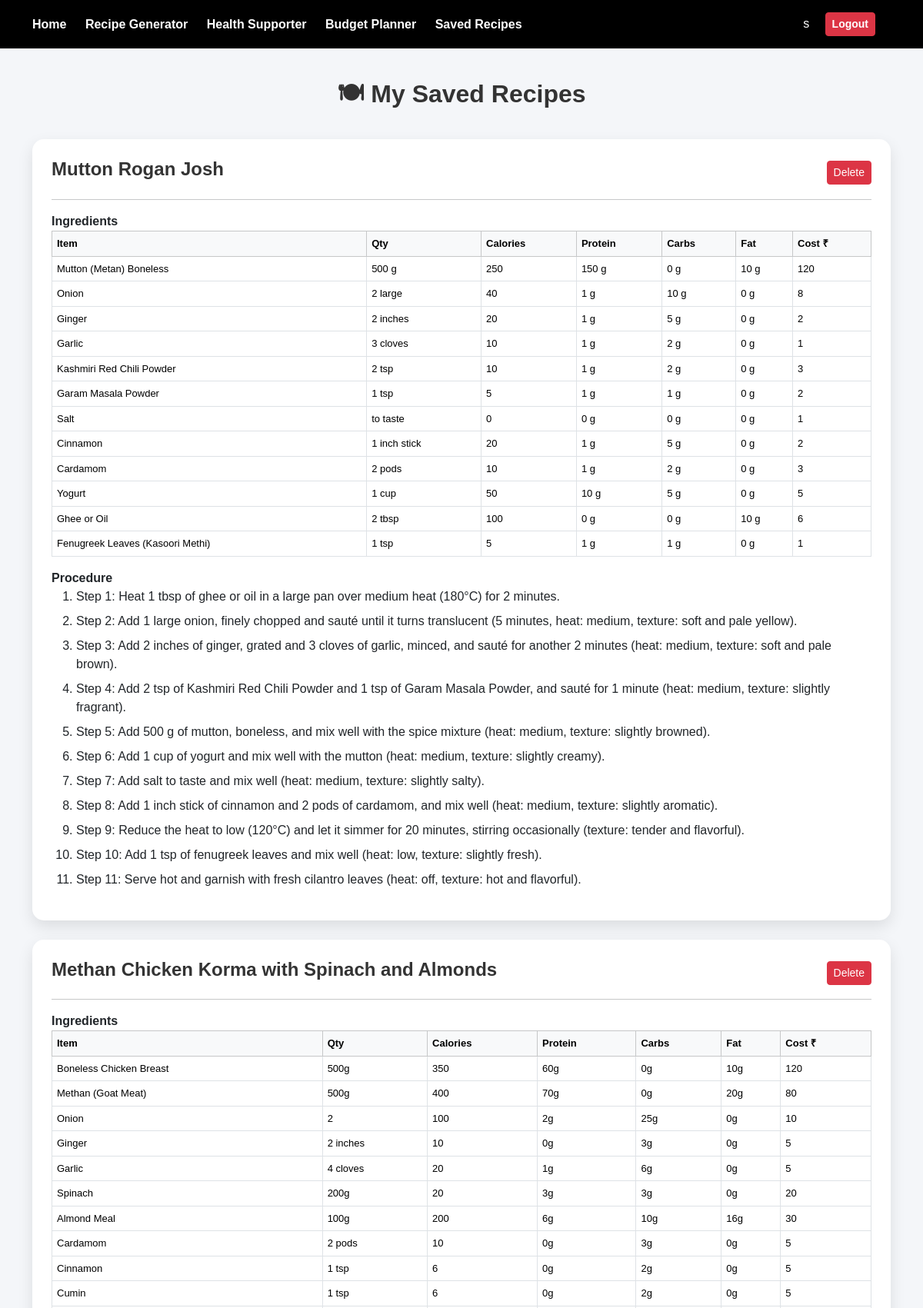
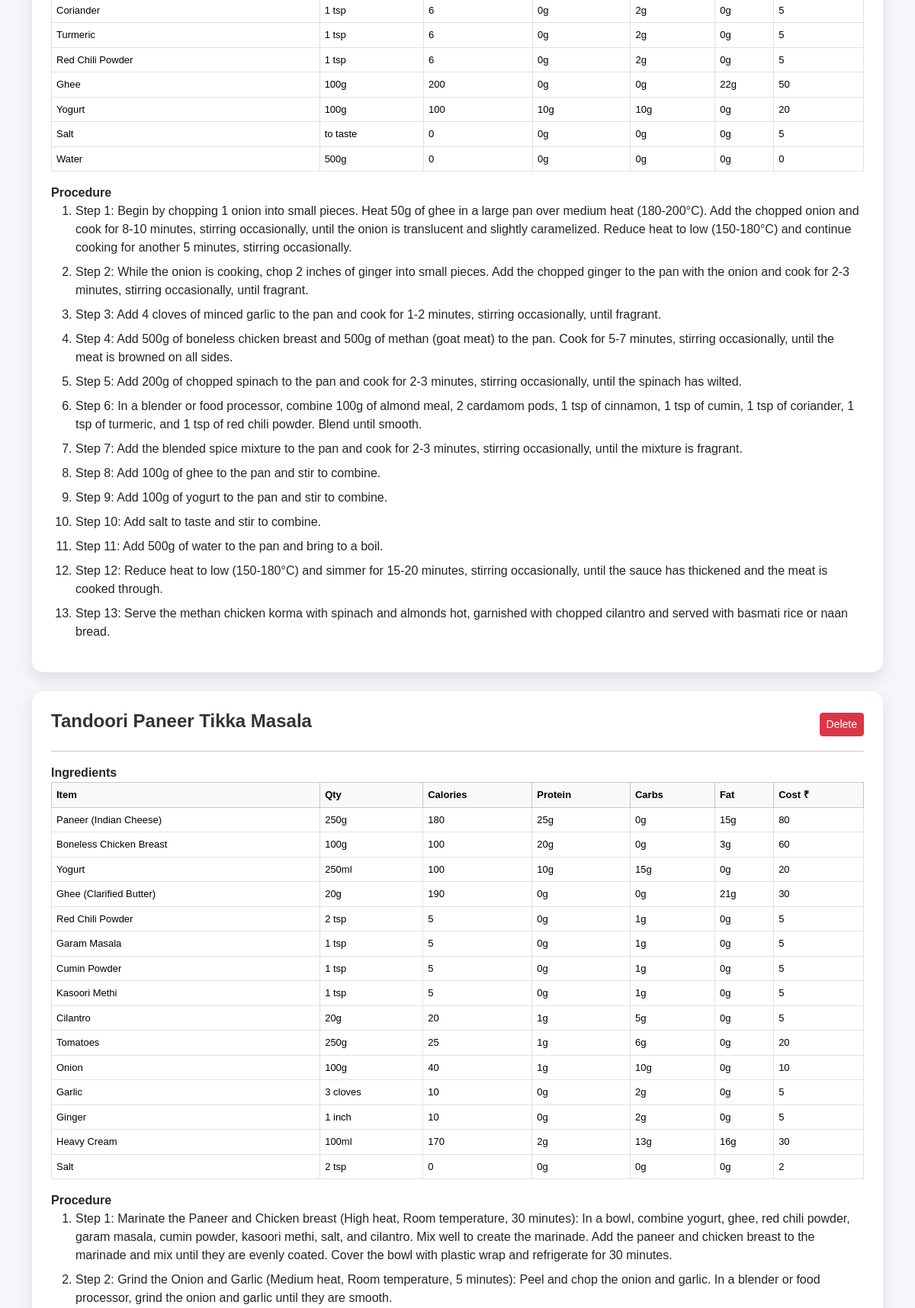
The page /recipes/my_recipes/ (signed in, upper part) on the database its author committed (2 pictures, top to bottom).
### recipes/models.py (models this page shows, shortened)
class Recipe(models.Model):
    user = models.ForeignKey(User, on_delete=models.CASCADE)
    title = models.CharField(max_length=200)
    ingredients = models.TextField()
    generated_recipe = models.TextField()
    created_at = models.DateTimeField(auto_now_add=True)

### recipes/views.py (the view)
# urls.py: path("my_recipes/", views.my_recipes, name="saved_recipes"),
@login_required
def my_recipes(request):
    recipes = Recipe.objects.filter(
        user=request.user
    ).order_by("-created_at")
    for r in recipes:
        try:
            r.parsed_recipe = json.loads(r.generated_recipe)
        except:
            r.parsed_recipe = None
    return render(request, "recipes/my_recipes.html", {
        "recipes": recipes
    })

### recipes/templates/recipes/my_recipes.html (shortened to what this page needs)
<!DOCTYPE html>
<html>
<head>
    <link href="https://cdn.jsdelivr.net/npm/bootstrap@5.3.2/dist/css/bootstrap.min.css" rel="stylesheet">
</head>
<body>
<nav class="navbar p-3">
    <div class="container d-flex justify-content-between">
        <div>
            <a href="{% url 'home' %}">Home</a>
            <a href="{% url 'recipe_generator' %}">Recipe Generator</a>
            <a href="{% url 'health_supporter' %}">Health Supporter</a>
            <a href="{% url 'shopping_list' %}">Budget Planner</a>
            <a href="{% url 'saved_recipes' %}">Saved Recipes</a>
        </div>
        <div>
            <span class="text-white me-3">
                {{ user.username }}
            </span>
            <a class="btn btn-danger btn-sm"
               href="{% url 'logout' %}">
               Logout
            </a>
        </div>
    </div>
</nav>
<div class="container">
    <h2 class="page-title">🍽 My Saved Recipes</h2>
    {% for recipe in recipes %}
        <div class="recipe-card">
            <div class="recipe-header">
                <h4 class="recipe-title">{{ recipe.title }}</h4>
                <a href="{% url 'delete_recipe' recipe.id %}"
                   class="btn btn-danger btn-sm delete-btn"
                   onclick="return confirm('Are you sure you want to delete this recipe?');">
                   Delete
                </a>
            </div>
            <hr>
            {% if recipe.parsed_recipe %}
                <div class="section-title">Ingredients</div>
                <table class="table table-bordered table-sm small-table">
                    <thead class="table-light">
                        <tr>
                            <th>Item</th>
                            <th>Qty</th>
                            <th>Calories</th>
                            <th>Protein</th>
                            <th>Carbs</th>
                            <th>Fat</th>
                            <th>Cost ₹</th>
                        </tr>
                    </thead>
                    <tbody>
                        {% for item in recipe.parsed_recipe.ingredients %}
                        <tr>
                            <td>{{ item.item }}</td>
                            <td>{{ item.quantity }}</td>
                            <td>{{ item.calories }}</td>
                            <td>{{ item.protein }}</td>
                            <td>{{ item.carbs }}</td>
                            <td>{{ item.fat }}</td>
                            <td>{{ item.cost }}</td>
                        </tr>
                        {% endfor %}
                    </tbody>
                </table>
                <div class="section-title">Procedure</div>
                <ol>
                    {% for step in recipe.parsed_recipe.steps %}
                        <li style="margin-bottom:8px;">{{ step }}</li>
                    {% endfor %}
                </ol>
            {% else %}
                <p class="text-muted">Recipe data not available.</p>
            {% endif %}
        </div>
    {% empty %}
        <p class="no-recipes">No recipes saved yet.</p>
    {% endfor %}
</div>
</body>
</html>

### recipes/templates/recipes/my_recipes.html (style rules this page uses)
body { margin: 0; font-family: 'Poppins', sans-serif; background: #f4f6f9; }
.navbar { background: #000; }
.navbar a { color: white !important; margin-right: 20px; font-weight: 600; text-decoration: none; }
.page-title { text-align: center; margin: 40px 0; font-weight: 700; color: #333; }
.recipe-card { background: white; border-radius: 15px; padding: 25px; margin-bottom: 25px; box-shadow: 0 8px 20px rgba(0,0,0,0.1); transition: 0.3s; }
.recipe-header { display: flex; justify-content: space-between; align-items: center; }
.recipe-title { color: #333; font-weight: 700; }
.delete-btn { font-size: 14px; }
.section-title { font-weight: 600; margin-top: 15px; }
.small-table th, .small-table td { font-size: 13px; padding: 6px; }

### rows shown on the page
Recipe: title "Mutton Rogan Josh", item "Mutton (Metan) Boneless" "Onion" "Ginger" "Garlic" "Kashmiri Red Chili Powder" "Garam Masala Powder" "Salt" "Cinnamon" "Cardamom" "Yogurt" "Ghee or Oil" "Fenugreek Leaves (Kasoori Methi)", quantity "500 g" "2 large" "2 inches" "3 cloves" "2 tsp" "1 tsp" "to taste" "1 inch stick" "2 pods" "1 cup" "2 tbsp" "1 tsp", calories "250" "40" "20" "10" "10" "5" "0" "20" "10" "50" "100" "5", protein "150 g" "1 g" "1 g" "1 g" "1 g" "1 g" "0 g" "1 g" "1 g" "10 g" "0 g" "1 g", carbs "0 g" "10 g" "5 g" "2 g" "2 g" "1 g" "0 g" "5 g" "2 g" "5 g" "0 g" "1 g", fat "10 g" "0 g" "0 g" "0 g" "0 g" "0 g" "0 g" "0 g" "0 g" "0 g" "10 g" "0 g", cost "120" "8" "2" "1" "3" "2" "1" "2" "3" "5" "6" "1", steps "Step 1: Heat 1 tbsp of ghee or oil in a large pan over medium heat (180°C) for 2 minutes." "Step 2: Add 1 large onion, finely chopped and sauté until it turns translucent (5 minutes, heat: medium, texture: soft and pale yellow)." "Step 3: Add 2 inches of ginger, grated and 3 cloves of garlic, minced, and sauté for another 2 minutes (heat: medium, texture: soft and pale brown)." "Step 4: Add 2 tsp of Kashmiri Red Chili Powder and 1 tsp of Garam Masala Powder, and sauté for 1 minute (heat: medium, texture: slightly fragrant)." "Step 5: Add 500 g of mutton, boneless, and mix well with the spice mixture (heat: medium, texture: slightly browned)." "Step 6: Add 1 cup of yogurt and mix well with the mutton (heat: medium, texture: slightly creamy)." "Step 7: Add salt to taste and mix well (heat: medium, texture: slightly salty)." "Step 8: Add 1 inch stick of cinnamon and 2 pods of cardamom, and mix well (heat: medium, texture: slightly aromatic)." "Step 9: Reduce the heat to low (120°C) and let it simmer for 20 minutes, stirring occasionally (texture: tender and flavorful)." "Step 10: Add 1 tsp of fenugreek leaves and mix well (heat: low, texture: slightly fresh)." "Step 11: Serve hot and garnish with fresh cilantro leaves (heat: off, texture: hot and flavorful)."
Recipe: title "Methan Chicken Korma with Spinach and Almonds", item "Boneless Chicken Breast" "Methan (Goat Meat)" "Onion" "Ginger" "Garlic" "Spinach" "Almond Meal" "Cardamom" "Cinnamon" "Cumin" "Coriander" "Turmeric" "Red Chili Powder" "Ghee" "Yogurt" "Salt" "Water", quantity "500g" "500g" "2" "2 inches" "4 cloves" "200g" "100g" "2 pods" "1 tsp" "1 tsp" "1 tsp" "1 tsp" "1 tsp" "100g" "100g" "to taste" "500g", calories "350" "400" "100" "10" "20" "20" "200" "10" "6" "6" "6" "6" "6" "200" "100" "0" "0", protein "60g" "70g" "2g" "0g" "1g" "3g" "6g" "0g" "0g" "0g" "0g" "0g" "0g" "0g" "10g" "0g" "0g", carbs "0g" "0g" "25g" "3g" "6g" "3g" "10g" "3g" "2g" "2g" "2g" "2g" "2g" "0g" "10g" "0g" "0g", fat "10g" "20g" "0g" "0g" "0g" "0g" "16g" "0g" "0g" "0g" "0g" "0g" "0g" "22g" "0g" "0g" "0g", cost "120" "80" "10" "5" "5" "20" "30" "5" "5" "5" "5" "5" "5" "50" "20" "5" "0", steps "Step 1: Begin by chopping 1 onion into small pieces. Heat 50g of ghee in a large pan over medium heat (180-200°C). Add the chopped onion and cook for 8-10 minutes, stirring occasionally, until the onion is translucent and slightly caramelized. Reduce heat to low (150-180°C) and continue cooking for another 5 minutes, stirring occasionally." "Step 2: While the onion is cooking, chop 2 inches of ginger into small pieces. Add the chopped ginger to the pan with the onion and cook for 2-3 minutes, stirring occasionally, until fragrant." "Step 3: Add 4 cloves of minced garlic to the pan and cook for 1-2 minutes, stirring occasionally, until fragrant." "Step 4: Add 500g of boneless chicken breast and 500g of methan (goat meat) to the pan. Cook for 5-7 minutes, stirring occasionally, until the meat is browned on all sides." "Step 5: Add 200g of chopped spinach to the pan and cook for 2-3 minutes, stirring occasionally, until the spinach has wilted." "Step 6: In a blender or food processor, combine 100g of almond meal, 2 cardamom pods, 1 tsp of cinnamon, 1 tsp of cumin, 1 tsp of coriander, 1 tsp of turmeric, and 1 tsp of red chili powder. Blend until smooth." "Step 7: Add the blended spice mixture to the pan and cook for 2-3 minutes, stirring occasionally, until the mixture is fragrant." "Step 8: Add 100g of ghee to the pan and stir to combine." "Step 9: Add 100g of yogurt to the pan and stir to combine." "Step 10: Add salt to taste and stir to combine." "Step 11: Add 500g of water to the pan and bring to a boil." "Step 12: Reduce heat to low (150-180°C) and simmer for 15-20 minutes, stirring occasionally, until the sauce has thickened and the meat is cooked through." "Step 13: Serve the methan chicken korma with spinach and almonds hot, garnished with chopped cilantro and served with basmati rice or naan bread."
Recipe: title "Tandoori Paneer Tikka Masala", item "Paneer (Indian Cheese)" "Boneless Chicken Breast" "Yogurt" "Ghee (Clarified Butter)" "Red Chili Powder" "Garam Masala" "Cumin Powder" "Kasoori Methi" "Cilantro" "Tomatoes" "Onion" "Garlic" "Ginger" "Heavy Cream" "Salt", quantity "250g" "100g" "250ml" "20g" "2 tsp" "1 tsp" "1 tsp" "1 tsp" "20g" "250g" "100g" "3 cloves" "1 inch" "100ml" "2 tsp", calories "180" "100" "100" "190" "5" "5" "5" "5" "20" "25" "40" "10" "10" "170" "0", protein "25g" "20g" "10g" "0g" "0g" "0g" "0g" "0g" "1g" "1g" "1g" "0g" "0g" "2g" "0g", carbs "0g" "0g" "15g" "0g" "1g" "1g" "1g" "1g" "5g" "6g" "10g" "2g" "2g" "13g" "0g", fat "15g" "3g" "0g" "21g" "0g" "0g" "0g" "0g" "0g" "0g" "0g" "0g" "0g" "16g" "0g", cost "80" "60" "20" "30" "5" "5" "5" "5" "5" "20" "10" "5" "5" "30" "2", steps "Step 1: Marinate the Paneer and Chicken breast (High heat, Room temperature, 30 minutes): In a bowl, combine yogurt, ghee, red chili powder, garam masala, cumin powder, kasoori methi, salt, and cilantro. Mix well to create the marinade. Add the paneer and chicken breast to the marinade and mix until they are evenly coated. Cover the bowl with plastic wrap and refrigerate for 30 minutes." "Step 2: Grind the Onion and Garlic (Medium heat, Room temperature, 5 minutes): Peel and chop the onion and garlic. In a blender or food processor, grind the onion and garlic until they are smooth."

### other values the page prints
{{ user.username }} "s"
